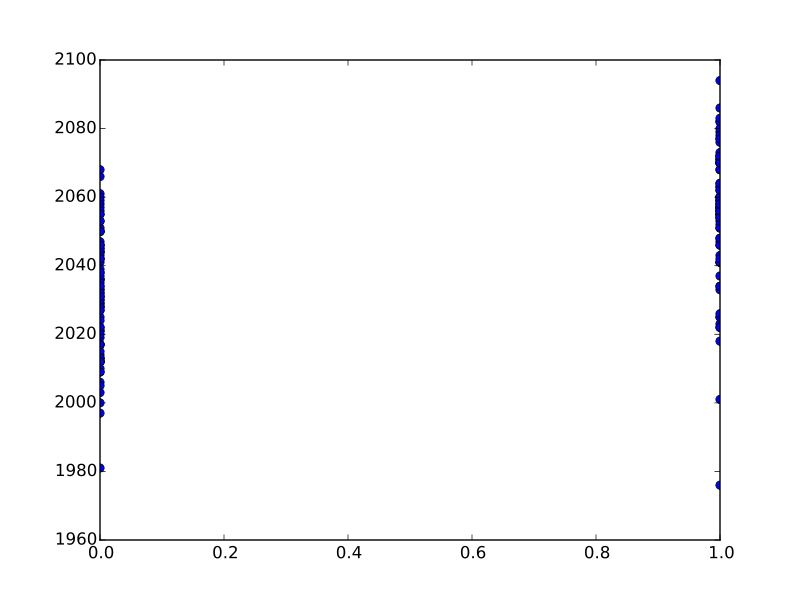

The Python source for this figure:
# Plot the neural prediction against the data
neural = neural[1:]
# Notice the + to specify the "line marker"
plt.plot(neural, voxel_time_course, 'o')
# [...]
